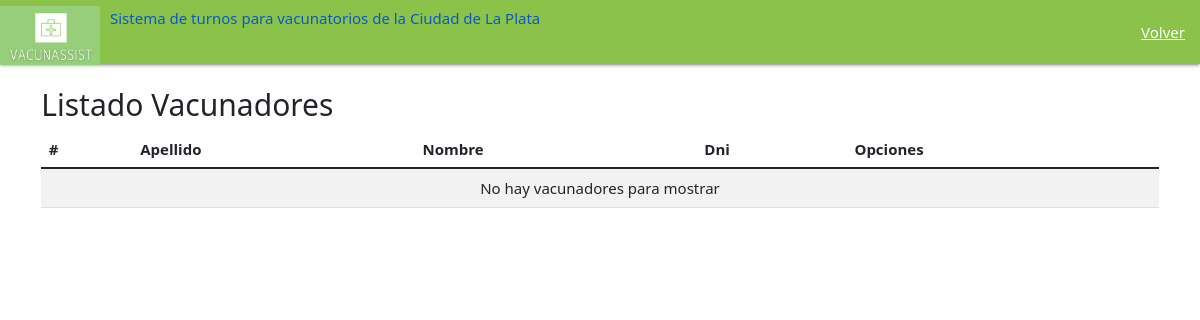
Before: /eliminarVacunador/ with the older database file.
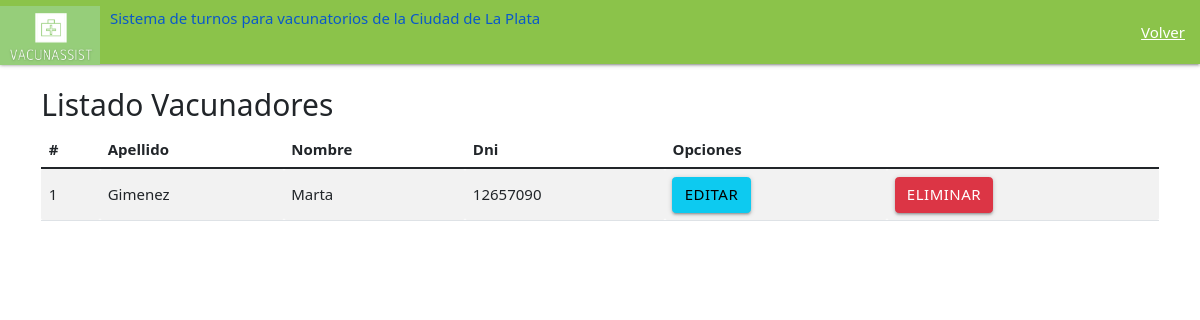
After: the same page with the newer database file.
### main/models.py (models this page shows, shortened)
class Vacunador(models.Model):
    vacunador_nombre= models.CharField(max_length=200)
    vacunador_apellido= models.CharField(max_length=20)
    vacunador_fechaNac= models.DateTimeField("fecha nacimiento")
    vacunador_zona= models.CharField(max_length=200)
    vacunador_dni= models.IntegerField()
    vacunador_email= models.EmailField(max_length=254)
    codigo= models.IntegerField()
    contraseña = models.CharField(max_length=200)

### main/views.py (the view)
# urls.py: path('eliminarVacunador/', views.eliminarVacunador, name= 'eliminarVacunador' ),
def eliminarVacunador(request):
    administradorList= Vacunador.objects.all()
    return render(request, "main/eliminarVacunador.html",{"administradores" : administradorList})

### main/templates/main/eliminarVacunador.html (shortened to what this page needs)
<!DOCTYPE html>
{% load static %}
<html lang="en" dir="ltr">
  <head>
        <link rel="stylesheet" href="https://cdnjs.cloudflare.com/ajax/libs/materialize/1.0.0/css/materialize.min.css">
        <link type='text/css' href="{% static 'css/estilo.css' %}" rel="stylesheet" />
        <link href="https://cdn.jsdelivr.net/npm/bootstrap@5.1.3/dist/css/bootstrap.min.css" rel="stylesheet">
    <link href="https://cdn.jsdelivr.net/npm/bootstrap@5.1.3/dist/css/bootstrap.min.css" rel="stylesheet">
    <nav>
        <div class="nav-wrapper  light-green">
          <a href="/" class="brand-logo">
            <img src="{% static 'imagenes/Logo_VacunAssist_recortado.png' %}" class="img-fluid" width="100" height="66">
          <div class="right"  style="margin: 9px 0px 0px 10px">
            <h6>Sistema de turnos para vacunatorios de la Ciudad de La Plata</h6>
            </div>
          </a>
          <ul id="nav-mobile" class="right hide-on-med">
            <li><a href="/inicio_admin/">Volver</a></li>
          </ul>
        </div>
      </nav>
      <body>
        <div class="container py-4">
          <div class="row">
            <div class="col-md-12">
              <h2>Listado Vacunadores</h2>
<div class="table-responsive">
    <table class="table table-striped">
      <thead>
        <tr>
          <th>#</th>
          <th>Apellido</th>
          <th>Nombre</th>
          <th>Dni</th>
          <th colspan="2">Opciones</th>
      </thead>
      <tbody>
        {% for c in administradores %}
        <tr>
          <td>{{forloop.counter}}</td>
          <td>{{c.vacunador_apellido}} </td>
          <td> {{c.vacunador_nombre}}</td>
          <td>{{c.vacunador_dni}}</td>
          <td><a href="edicionVacunadores/{{c.dni}}" class="btn btn-block btn-info">Editar</a></td>
          <td><a href="/eliminar_Admin/{{c.vacunador_dni}}/{{c.vacunador_nombre}}" class="btn btn-block btn-danger">Eliminar</a></td>
        </tr>
        {% endfor%}
        {% if not administradores %}
        <td colspan="5" style="text-align: center">No hay vacunadores para mostrar</td>
        {% endif %}
      </tbody>
    </table>
      </body>

Changed rows visible on the page:
added Vacunador: vacunador_apellido "Gimenez", vacunador_nombre "Marta", vacunador_dni "12657090"
Other visible differences:
text no longer shown: "No hay vacunadores para mostrar"
